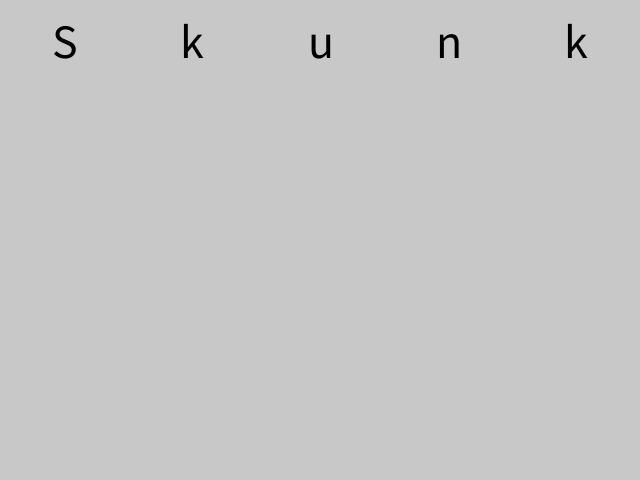
Frame 1 (no input)
Frame 60 (the mouse pressed at the canvas centre just before this capture): identical to frame 1, image omitted
Frame 120 (the mouse held since frame 60 and released just before this capture): identical to frame 1, image omitted

The Processing sketch that drew this single still picture (run headless with seeded random() and noise(); from frame 60 on, the mouse is pressed at the canvas centre):

// Processing sketch: skunk
// ── skunk.pde
SkunkModel model;
boolean redraw = true;

void setup() {
  size(640, 480);
  model = new SkunkModel("Skunk");
}

void draw() {
  if (redraw) {
    background(200);
    for (SkunkLetter letter : model.getLetters()) {
      letter.draw();
    }
    redraw = false;
  }
}

void mouseReleased() {
  //background(50);
  redraw = true;
  if (model.isDone()) {
    model = new SkunkModel("Skunk");
  }
  else
    model.roll();
}  

class DicePair {
  Die die1;
  Die die2;

  DicePair() {
    die1 = new Die();
    die2 = new Die();
  }

  void roll() {
    die1.roll();
    die2.roll();
  }

  void draw(int x, int y, int sideLength) {
    die1.draw(x, y, sideLength);
    die2.draw(x + sideLength + sideLength / 10, y, sideLength);
  }

  boolean containsOne() {
    return die1.isOne() || die2.isOne();
  }
}

class Die {
  int x;
  int y;
  int sideLength;
  int rollValue;
  int[] dots;

  Die() {
    rollValue=1;
  }

  void roll() {
    rollValue = (int) (1.0 + random(6));
    if (rollValue == 1)
    dots = new int[] {  
      2, 2
    } 
    ;
    else if (rollValue == 2) {
      // orientation of dots (upper left and lower right, or upper right and lower left)
      // is randomized. 
      dots = random(1) < 0.5 ? new int[] {  
        1, 1, 3, 3
      } 
      : new int[] {  
        1, 3, 3, 1
      };
    } 
    else if (rollValue == 3) {
      dots = random(1) < 0.5 ? new int[] {   
        1, 1, 2, 2, 3, 3
      } 
      : new int[] {   
        1, 3, 2, 2, 3, 1
      };
    } 
    else if (rollValue == 4) {
      dots = new int[] { 
        1, 1, 1, 3, 3, 1, 3, 3
      } 
      ;
    } 
    else if (rollValue == 5) {
      dots = new int[] {  
        1, 1, 1, 3, 3, 1, 3, 3, 2, 2
      };
    } 
    else {
      dots = random(1) < 0.5 ? new int[] { 
        1, 1, 1, 3, 2, 1, 2, 3, 3, 1, 3, 3
      } 
      : new int[] { 
        1, 1, 1, 2, 1, 3, 3, 1, 3, 2, 3, 3
      };
    }
  }

  boolean isOne() {
    return rollValue == 1;
  }

  void draw(int x_, int y_, int sideLength_) {
    x=x_;
    y=y_;
    sideLength=sideLength_;
    stroke(120);
    fill(255);
    rect(x, y, sideLength, sideLength, sideLength / 5);
    fill(0);
    float dotSize  = sideLength / 6.0;
    float dotSpacing = sideLength/4.0;
    for (int i = 0; i < dots.length; i = i + 2) 
      ellipse(x + dots[i] * dotSpacing, y + dots[i+1] * dotSpacing, dotSize, dotSize);
  }
}

class SkunkLetter {
  char c;
  float x;
  boolean aOneHasBeenRolled = false;
  ArrayList<DicePair> dicePairs;

  SkunkLetter(char c_, float x_) {
    c = c_;
    x = x_;
    dicePairs =  new ArrayList<DicePair>();
  }

  void draw() {
    fill(200);
    int textSize_ = height / 10;
    textSize(textSize_);
    int y = textSize_;
    y += 10;
    fill(0);
    text(c, x - textSize_/4, y );
    float dieSpaceFillFraction = 0.8;
    // 5 letters, 2 die, dieSpaceFillFraction of width
    int dieSideLength = (int) (width / 5.0 / 2 * dieSpaceFillFraction); 
    if (dieSideLength / dieSpaceFillFraction * (dicePairs.size()+1) + y > height) {
//      background(200);
      dieSideLength = (int) ((height - y )* dieSpaceFillFraction /( dicePairs.size()+1.0));
    }
    for (DicePair dice : dicePairs) {
      y += dieSideLength / dieSpaceFillFraction;
      dice.draw((int) x - dieSideLength, y, dieSideLength);
    }
  }

  void roll() {
    DicePair newPair = new DicePair();
    newPair.roll();
    dicePairs.add(newPair);
    if (!aOneHasBeenRolled)
      aOneHasBeenRolled = newPair.containsOne();
  }

  boolean isDone() {
    return aOneHasBeenRolled;
  }
}

class SkunkModel {
  SkunkLetter[] letters;

  SkunkModel(String nameOfGame) {
    letters = new SkunkLetter[nameOfGame.length()];
    int xSpace = width / (letters.length );
    for (int i = 0; i < letters.length; i++) 
      letters[i] = new SkunkLetter(nameOfGame.charAt(i), xSpace * (i + 0.5) );
  }

  SkunkLetter[] getLetters() {
    return letters;
  }

  void roll() {
    for (int i = 0; i < letters.length; i++) 
      if (!letters[i].isDone()) {
        letters[i].roll();
        return;
      }
  }

  boolean isDone() {
    return letters[letters.length-1].isDone();
  }
}
